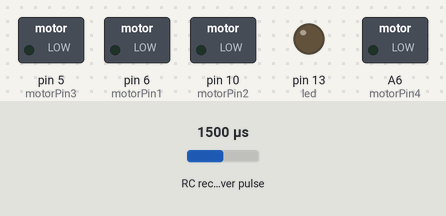
Simulated run of this program. Board: Teensy 4. Parts: switched loads named in the program (green lamp = pin HIGH), output pins drawn as LEDs (lit = HIGH). Wiring (inferred from the names in the program): RC receiver channel: data pin 26. Dashed ring = blinking. The test bench sets the inputs (shaded band); at power-on: RC receiver pulse 1500 µs.

Above: at 0.8 s.
0.9 s: RC receiver pulse (sensor on pin 26) set to 1933 µs
At 1.1 s:
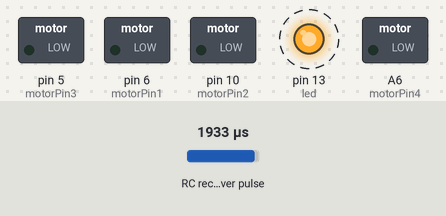
3.9 s: RC receiver pulse (sensor on pin 26) set to 1963 µs
At 5.0 s:
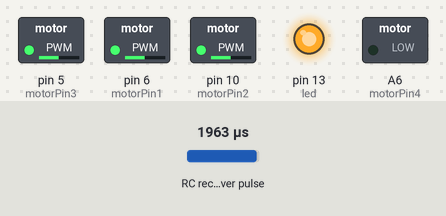
Timing chart, 0 to 6.9 s (numbered marks = the images above; inputs shaded):
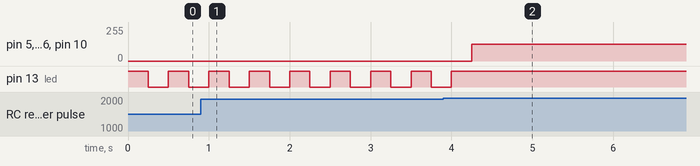

Measured:
- the behaviour switches between 1949 and 1950 µs on RC receiver pulse (sensor on pin 26) (found by bisection; images 1 and 2)
- after the input at 3.9 s, pin 5 (motorPin3), pin 6 (motorPin1), pin 10 (motorPin2): 0/255 → 125/255 after 0.35 s; pin 13 (led): goes on until 4.0 s, then stays HIGH
- by itself, pin 13 (led): alternates HIGH for 0.25 s and LOW for 0.25 s

The program:

main.cpp
```cpp
/* ESC_CALIBRATION
1. UPLOAD THE CODE TO TEENSY 3.5
2. UNPLUG CORD TO TEENSY
3. TURN RECIEVER ON AND MOVE TO FULL THROTTLE
4. PLUG IN BATTERY
5. WAIT FOR MOTORS TO FINISH BEEPING
6. MOVE THORTTLE TO LOW POSITION
7. ESC ARE NOW CALIBRATED
8. MOVE THROTTLE UP AGAIN TO TEST CALIBRATION
9. IF MOTORS DO NOT ALL START AT THE SAME TIME START OVER
Created by: Joshua Wallace
Date: 7/18/19
Updated: 8/21/19
Forgot plug in battery part of instructions
Simplified the interrupt
*/

// Libaries
#include <Arduino.h>
#include <Wire.h>

//Receiver Pin
const int ch3 = 26; 		//Left Stick - Vertical (Throttle)

//Motor Pins(or esc)
const int motorPin1 = 6;
const int motorPin2 = 10;
const int motorPin3 = 5;
const int motorPin4 = 20;
int motorPWM = 0;

// Interrupt  Variables
elapsedMicros time;
volatile int R = 0;
unsigned long timer = 0;
unsigned long lastUpdate = 0;
unsigned long updateTime = 4000;

// Extra
const int freq = 250;
const int led = 13;
const int maxPulse = 4000;
const int maxPWM = 256;


//External Interrupt to record pulse length
void ch3Int(){ 	if (digitalReadFast(ch3)) timer = time;  else R = time - timer;}


void setup() {

	// Set Pin direction
	pinMode(motorPin1,OUTPUT);
	pinMode(motorPin2,OUTPUT);
	pinMode(motorPin3,OUTPUT);
	pinMode(motorPin4,OUTPUT);
	pinMode(led,OUTPUT);

	// Initialize interrupt
	attachInterrupt(ch3,ch3Int,CHANGE);

	// Initialize the PWM signal
	analogWriteFrequency(motorPin1, freq);
	analogWriteResolution(8); // set the value from 0 - 256

	// Hold until throttle is in maximum position to prevent improper intilization
	while(R<1950)
	{
		digitalWrite(led,HIGH);
		delay(250);
		digitalWrite(led,LOW);
		delay(250);
	}

	// Finished Setup
	digitalWrite(led,HIGH);
	delay(250);
}

void loop()
{

	// Wait for 4000 us to update motors again
	if((time - lastUpdate) > updateTime)
	{
		// Convert pulse to PWM value
		motorPWM = R * maxPWM/maxPulse;

		// Spin the motors
		analogWrite(motorPin1,motorPWM);
		analogWrite(motorPin2,motorPWM);
		analogWrite(motorPin3,motorPWM);
		analogWrite(motorPin4,motorPWM);
	}
}
```
